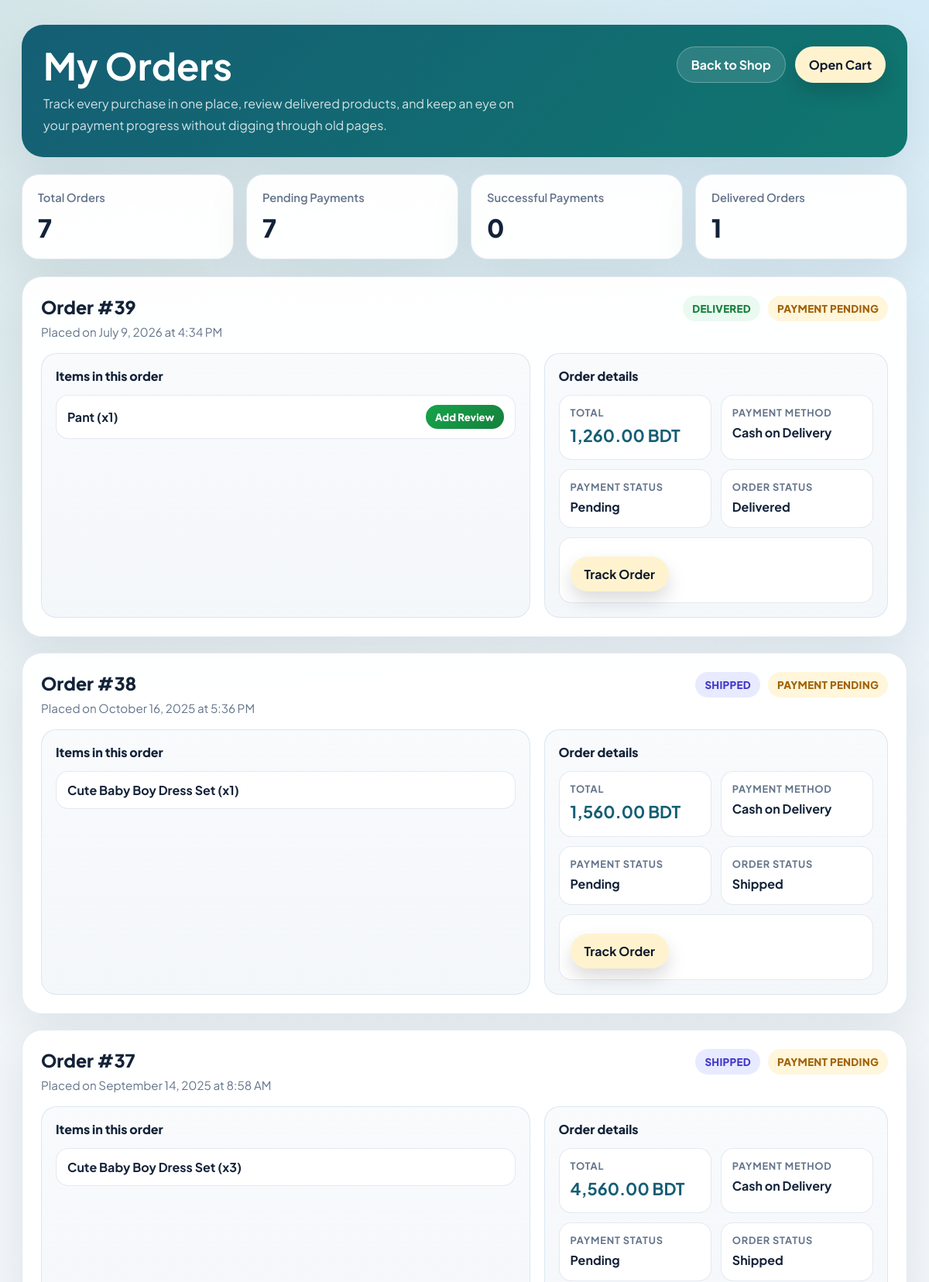
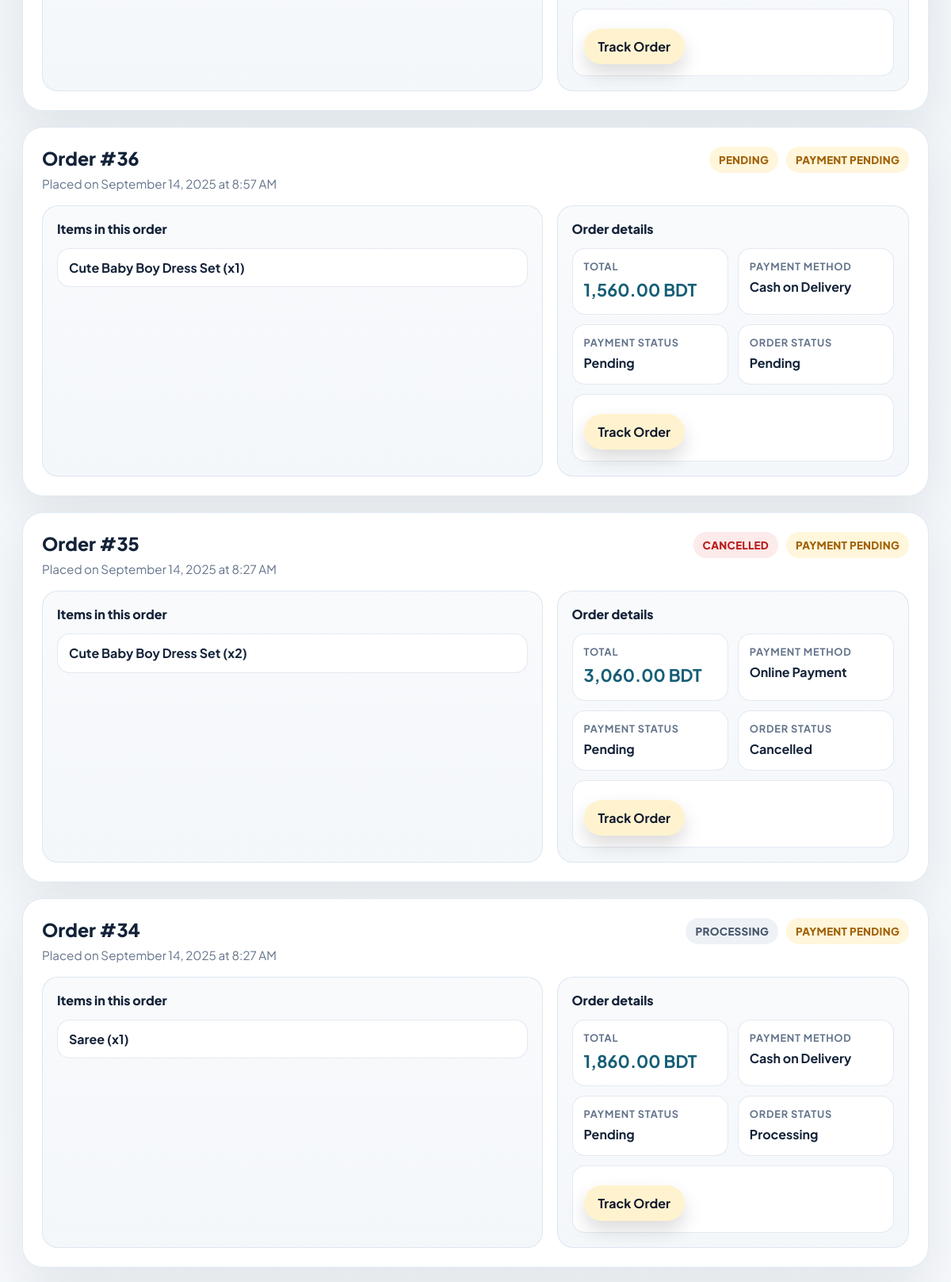
Screenshot of /my_orders.php (signed in, upper part) with the database file from the repository (2 pictures, top to bottom).
### tables this page shows
CREATE TABLE `orders` (
  `id` int(11) NOT NULL,
  `user_email` varchar(100) NOT NULL,
  `payment_method` enum('cod','online') NOT NULL,
  `payment_status` varchar(20) NOT NULL DEFAULT 'pending',
  `status` enum('pending','processing','paid','shipped','delivered','cancelled') NOT NULL DEFAULT 'pending',
  `created_at` timestamp NOT NULL DEFAULT current_timestamp(),
  `subtotal` decimal(10,2) NOT NULL DEFAULT 0.00,
  `shipping` decimal(10,2) NOT NULL DEFAULT 0.00,
  `grand_total` decimal(10,2) NOT NULL DEFAULT 0.00
);

### my_orders.php (the view, shortened to what this page needs)
<?php
require 'db.php';
$user_email = $_SESSION['user_email'];
$query = $conn->prepare("
    SELECT
        o.id AS order_id,
        o.status,
        o.payment_method,
        o.grand_total,
        o.created_at,
        COALESCE(pay.status, 'pending') AS payment_status,
        COALESCE(pay.transaction_id, '') AS transaction_id,
        COALESCE(pay.payment_id, '') AS payment_id,
        COALESCE(pay.trx_id, '') AS trx_id,
        COALESCE(pay.customer_name, '') AS customer_name,
        COALESCE(pay.customer_phone, '') AS customer_phone,
        GROUP_CONCAT(CONCAT(p.id, ':', p.name, ' (x', oi.quantity, ')') SEPARATOR ',') AS items
    FROM orders o
    JOIN order_items oi ON o.id = oi.order_id
    JOIN products p ON oi.product_id = p.id
    LEFT JOIN payments pay ON pay.order_id = o.id
    WHERE o.user_email = ?
    GROUP BY
        o.id, o.status, o.payment_method, o.grand_total, o.created_at,
        pay.status, pay.transaction_id, pay.payment_id, pay.trx_id, pay.customer_name, pay.customer_phone
    ORDER BY o.created_at DESC
");
$query->bind_param('s', $user_email);
$query->execute();
$ordersResult = $query->get_result();
$orders = $ordersResult ? $ordersResult->fetch_all(MYSQLI_ASSOC) : [];
$stats = [
    'total' => count($orders),
    'pending' => 0,
    'success' => 0,
    'delivered' => 0,
];
foreach ($orders as $order) {
    $status = strtolower((string) $order['status']);
    $paymentStatus = strtolower((string) $order['payment_status']);
    if ($paymentStatus === 'pending') {
        $stats['pending']++;
    }
    if ($status === 'delivered') {
        $stats['delivered']++;
    }
}
function h(string $value): string
{
    return htmlspecialchars($value, ENT_QUOTES, 'UTF-8');
}
function order_status_class(string $status): string
{
    return match (strtolower($status)) {
        'pending' => 'gold',
        'processing' => 'slate',
        'paid' => 'sky',
        'shipped' => 'indigo',
        'delivered' => 'green',
        'cancelled' => 'red',
        default => 'slate',
    };
}
function payment_status_class(string $status): string
{
    return match (strtolower($status)) {
        'success' => 'green',
        'failed' => 'red',
        'pending' => 'gold',
        default => 'slate',
    };
}
?>
<!DOCTYPE html>
<html lang="en">
<head>
</head>
<body>
    <div class="shell">
        <section class="hero">
            <div>
                <h1>My Orders</h1>
                <p>Track every purchase in one place, review delivered products, and keep an eye on your payment progress without digging through old pages.</p>
            </div>
            <div class="hero-actions">
                <a href="user_dashboard.php" class="btn btn-secondary">Back to Shop</a>
                <a href="cart.php" class="btn btn-primary">Open Cart</a>
            </div>
        </section>
        <section class="stats">
            <div class="stat-card">
                <div class="stat-label">Total Orders</div>
                <div class="stat-value"><?= (int) $stats['total'] ?></div>
            </div>
            <div class="stat-card">
                <div class="stat-label">Pending Payments</div>
                <div class="stat-value"><?= (int) $stats['pending'] ?></div>
            </div>
            <div class="stat-card">
                <div class="stat-label">Successful Payments</div>
                <div class="stat-value"><?= (int) $stats['success'] ?></div>
            </div>
            <div class="stat-card">
                <div class="stat-label">Delivered Orders</div>
                <div class="stat-value"><?= (int) $stats['delivered'] ?></div>
            </div>
        </section>
        <section class="orders-grid">
            <?php if ($orders): ?>
                <?php foreach ($orders as $order): ?>
                    <?php
                    $status = strtolower((string) $order['status']);
                    $paymentStatus = strtolower((string) $order['payment_status']);
                    $items = explode(',', (string) $order['items']);
                    ?>
                    <article class="order-card">
                        <div class="order-top">
                            <div>
                                <h2 class="order-title">Order #<?= (int) $order['order_id'] ?></h2>
                                <div class="order-meta">Placed on <?= h(date('F j, Y \a\t g:i A', strtotime((string) $order['created_at']))) ?></div>
                            </div>
                            <div class="badge-row">
                                <span class="badge <?= h(order_status_class($status)) ?>"><?= h(ucfirst($status)) ?></span>
                                <span class="badge <?= h(payment_status_class($paymentStatus)) ?>">Payment <?= h(ucfirst($paymentStatus)) ?></span>
                            </div>
                        </div>
                        <div class="order-layout">
                            <div class="panel">
                                <h3>Items in this order</h3>
                                <ul class="items-list">
                                    <?php foreach ($items as $item): ?>
                                        <?php
                                        [$pid, $pname] = explode(':', $item, 2);
                                        $reviewAction = '';
                                        if ($status === 'delivered') {
                                            $check = $conn->prepare("
                                                SELECT id
                                                FROM reviews
                                                WHERE product_id = ? AND order_id = ? AND user_email = ?
                                                LIMIT 1
                                            ");
                                            $check->bind_param('iis', $pid, $order['order_id'], $user_email);
                                            $check->execute();
                                            $review_result = $check->get_result();
                                            if ($review_result->num_rows > 0) {
                                                $reviewAction = '<span class="already">Reviewed</span>';
                                            } else {
                                                $reviewAction = '<a href="add_review.php?product_id=' . (int) $pid . '&order_id=' . (int) $order['order_id'] . '" class="review-btn">Add Review</a>';
                                            }
                                        }
                                        ?>
                                        <li class="item-row">
                                            <div class="item-name"><?= h($pname) ?></div>
                                            <?= $reviewAction ?>
                                        </li>
                                    <?php endforeach; ?>
                                </ul>
                            </div>
                            <div class="panel">
                                <h3>Order details</h3>
                                <div class="details-grid">
                                    <div class="detail">
                                        <div class="detail-label">Total</div>
                                        <div class="detail-value price"><?= h(number_format((float) $order['grand_total'], 2)) ?> BDT</div>
                                    </div>
                                    <div class="detail">
                                        <div class="detail-label">Payment Method</div>
                                        <div class="detail-value"><?= h((string) $order['payment_method'] === 'online' ? 'Online Payment' : 'Cash on Delivery') ?></div>
                                    </div>
                                    <div class="detail">
                                        <div class="detail-label">Payment Status</div>
                                        <div class="detail-value"><?= h(ucfirst($paymentStatus)) ?></div>
                                    </div>
                                    <div class="detail">
                                        <div class="detail-label">Order Status</div>
                                        <div class="detail-value"><?= h(ucfirst($status)) ?></div>
                                    </div>
                                    <div class="detail full">
    <a
        href="track_order.php?id=<?= (int) $order['order_id'] ?>"
        class="btn btn-primary"
        style="display:inline-block; margin-top:10px;">
        Track Order
    </a>
                            </div>
                            </div>
                        </div>
                    </article>
                <?php endforeach; ?>
            <?php endif; ?>
        </section>
    </div>
</body>
</html>

### rows the page displays
orders: id "39", created_at "July 9, 2026 at 4:34 PM", status "DELIVERED", paymentStatus "PENDING", pname "Pant (x1)", grand_total "1,260.00", payment_method "Cash on Delivery", paymentStatus "Pending", status "Delivered"
orders: id "38", created_at "October 16, 2025 at 5:36 PM", status "SHIPPED", paymentStatus "PENDING", pname "Cute Baby Boy Dress Set (x1)", grand_total "1,560.00", payment_method "Cash on Delivery", paymentStatus "Pending", status "Shipped"
orders: id "37", created_at "September 14, 2025 at 8:58 AM", status "SHIPPED", paymentStatus "PENDING", pname "Cute Baby Boy Dress Set (x3)", grand_total "4,560.00", payment_method "Cash on Delivery", paymentStatus "Pending", status "Shipped"
orders: id "36", created_at "September 14, 2025 at 8:57 AM", status "PENDING", paymentStatus "PENDING", pname "Cute Baby Boy Dress Set (x1)", grand_total "1,560.00", payment_method "Cash on Delivery", paymentStatus "Pending", status "Pending"
orders: id "35", created_at "September 14, 2025 at 8:27 AM", status "CANCELLED", paymentStatus "PENDING", pname "Cute Baby Boy Dress Set (x2)", grand_total "3,060.00", payment_method "Online Payment", paymentStatus "Pending", status "Cancelled"
orders: id "34", created_at "September 14, 2025 at 8:27 AM", status "PROCESSING", paymentStatus "PENDING", pname "Saree (x1)", grand_total "1,860.00", payment_method "Cash on Delivery", paymentStatus "Pending", status "Processing"

### other values shown
$stats['total'] "7"
$stats['pending'] "7"
$stats['success'] "0"
$stats['delivered'] "1"
